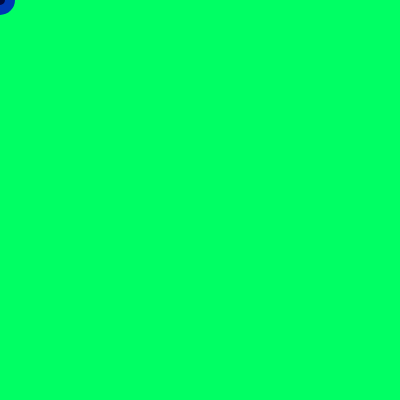
Frame 1 (no input)
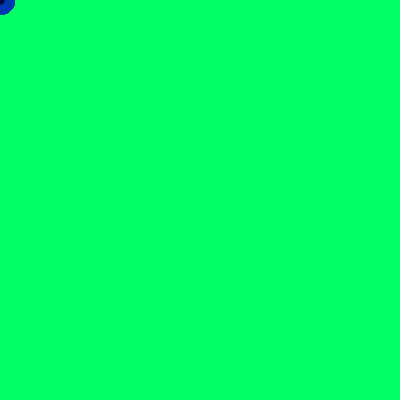
Frame 60 (no input)
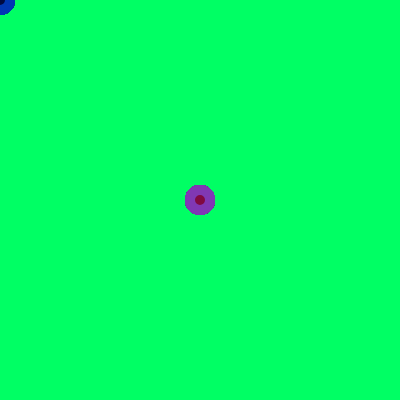
Frame 120 (the mouse pressed at the canvas centre since frame 60)

The p5.js sketch that drew these frames (run headless with seeded random() and noise() and a simulated clock; from frame 60 on, the mouse is pressed at the canvas centre):

// p5.js sketch
// ── sketch.js

function setup(){
  createCanvas(400,400);
  background(0, 300, 100);

}

function draw(){
  // mouseX : changes based on the X position of the mouse
  // map : numerical variable to listen to, min value, max value, min output, max output)
  // myVar : always changing value
  var myVar=map(mouseX,0,400,0,255);
  console.log(myVar)
   // fill and stroke use myVar as the red element of their RGB definition
  fill(myVar,10,65);
  stroke(myVar,56,180);
  strokeWeight(10)
  ellipse(mouseX, mouseY, 20, 20);


  console.log("drew circles");
}
